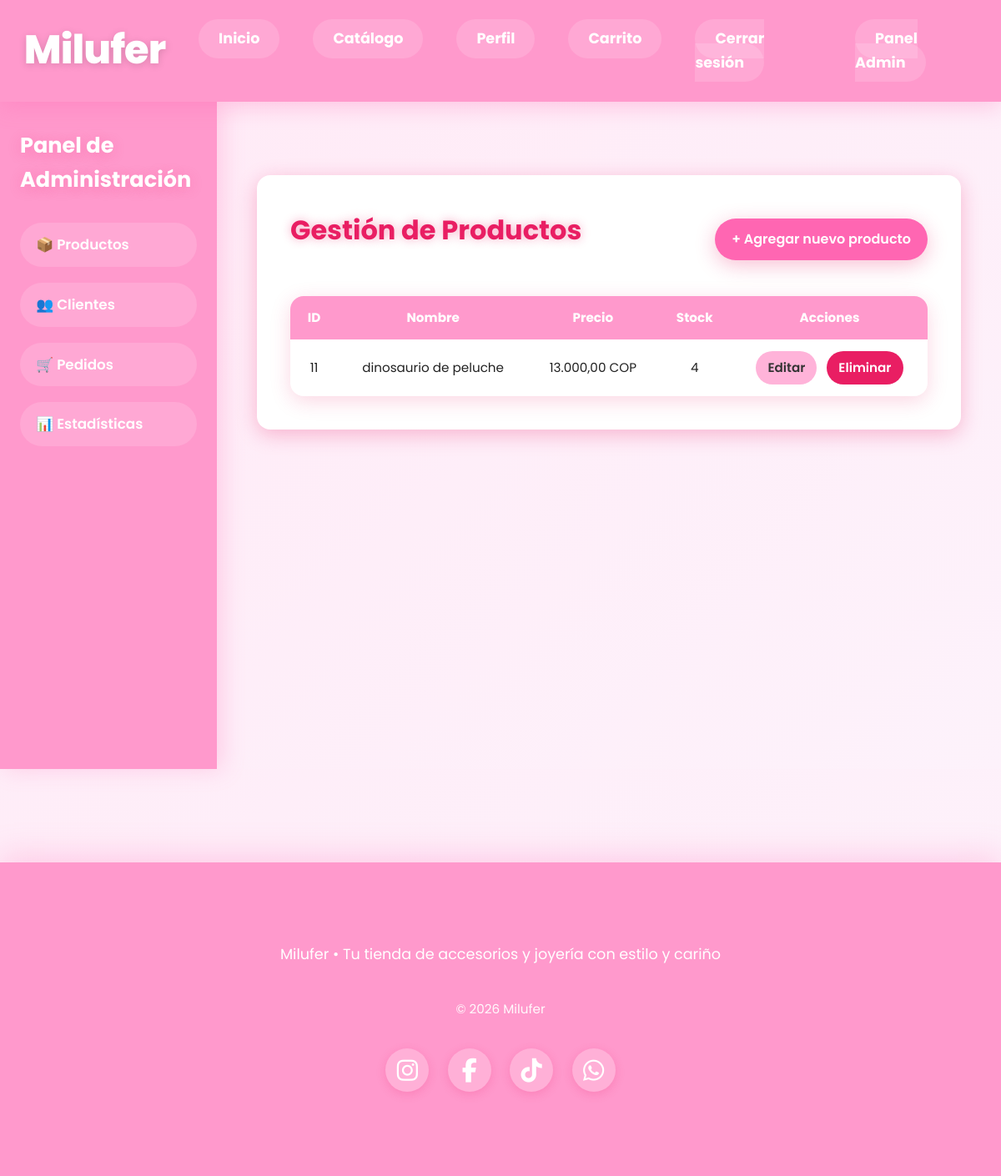
The page /dashboard/productos/ (signed in) on the database its author committed.
### productos/models.py (models this page shows, shortened)
class Producto(models.Model):
    categoria = models.ForeignKey(Categoria, on_delete=models.PROTECT, related_name="productos")
    nombre = models.CharField(max_length=200)
    descripcion = models.TextField(blank=True, null=True)
    precio = models.DecimalField(max_digits=10, decimal_places=2)
    stock = models.PositiveIntegerField(default=0)
    imagen = models.ImageField(upload_to="productos/", blank=True, null=True)
    activo = models.BooleanField(default=True)
    creado = models.DateTimeField(auto_now_add=True)
    actualizado = models.DateTimeField(auto_now=True)
    class Meta:
        verbose_name = "Producto"
        verbose_name_plural = "Productos"

### dashboard/views.py (the view)
# urls.py: path("productos/", views.productos_view, name="productos"),
@superuser_required
def productos_view(request):
    productos = Producto.objects.all()
    return render(request, "dashboard/productos.html", {"productos": productos})

### dashboard/views.py (called while the page is built)
def superuser_required(view_func):
    return user_passes_test(lambda u: u.is_superuser)(view_func)

### templates/dashboard/productos.html (shortened to what this page needs)
{% extends 'dashboard/dashboard.html' %}
{% load static %}
{% load humanize %}
{% block dashboard_content %}
<link rel="stylesheet" href="{% static 'css/dashboard/productos.css' %}">
<div class="contenedor-gestion">
    <div class="encabezado-seccion">
        <h1>Gestión de Productos</h1>
        <a href="{% url 'dashboard:admin_agregar_producto' %}" class="boton-agregar">
            + Agregar nuevo producto
        </a>
    </div>
    {% if productos %}
        <table class="tabla-productos">
            <thead>
                <tr>
                    <th>ID</th>
                    <th>Nombre</th>
                    <th>Precio</th>
                    <th>Stock</th>
                    <th>Acciones</th>
                </tr>
            </thead>
            <tbody>
                {% for producto in productos %}
                    <tr>
                        <td>{{ producto.id }}</td>
                        <td>{{ producto.nombre }}</td>
                        <td>{{ producto.precio|intcomma }} COP</td>
                        <td>
                            {% if producto.stock > 0 %}
                                {{ producto.stock }}
                            {% else %}
                                <span class="sin-stock">Agotado</span>
                            {% endif %}
                        </td>
                        <td class="acciones">
                            <a href="{% url 'dashboard:admin_editar_producto' producto.id %}"
                               class="boton-editar">Editar</a>
                            <a href="{% url 'dashboard:admin_eliminar_producto' producto.id %}"
                               class="boton-eliminar"
                               onclick="return confirm('¿Realmente quieres eliminar este producto?');">
                               Eliminar
                            </a>
                        </td>
                    </tr>
                {% endfor %}
            </tbody>
        </table>
    {% endif %}
</div>
{% endblock %}

### static/css/home.css (style rules this page uses)
:root { --pink-hot: #ff66b2; --pink-deep: #e91e63; --pink-medium: #ff99cc; --pink-border: #ffb3d9; --pink-bg-start: #ffeaf6; --pink-bg-end: #fdf2fb; --pink-glow: #ffccdd; --text-pink: #d63384; --text-dark: #222; --white: #ffffff; --radius-pill: 9999px; --radius-md: 16px; --transition-pop: all 0.32s cubic-bezier(0.4, 0, 0.2, 1); --transition-fast: all 0.18s ease-out; --shadow-glow: 0 6px 24px rgba(233, 30, 99, 0.28); --shadow-hover: 0 12px 36px rgba(233, 30, 99, 0.38); --glow-text: 0 3px 16px rgba(233, 30, 99, 0.22); }
* { margin: 0; padding: 0; box-sizing: border-box; }
body { font-family: 'Poppins', system-ui, sans-serif; background: linear-gradient(135deg, var(--pink-bg-start) 0%, var(--pink-bg-end) 100%); color: var(--text-dark); line-height: 1.6; min-height: 100vh; }

### static/css/dashboard/dashboard.css (style rules this page uses)
.dashboard-contenido h1 { font-size: 2.4rem; font-weight: 700; color: var(--pink-deep); margin-bottom: 1.5rem; text-shadow: var(--glow-text); }

### static/css/dashboard/productos.css (style rules this page uses)
.contenedor-gestion { background: #fff; border-radius: 16px; padding: 40px; box-shadow: 0 6px 24px rgba(233, 30, 99, 0.28); margin: 40px auto; max-width: 1200px; transition: all 0.32s cubic-bezier(0.4, 0, 0.2, 1); }
.encabezado-seccion { display: flex; justify-content: space-between; align-items: center; margin-bottom: 30px; }
.encabezado-seccion h1 { font-size: 2rem; font-weight: 700; color: #e91e63; text-shadow: 0 0 12px rgba(233, 30, 99, 0.38); }
.boton-agregar { background: #ff66b2; color: #fff; font-weight: 600; padding: 12px 20px; border-radius: 9999px; text-decoration: none; transition: all 0.32s cubic-bezier(0.4, 0, 0.2, 1); box-shadow: 0 6px 24px rgba(233, 30, 99, 0.28); }
.tabla-productos { width: 100%; border-collapse: collapse; border-radius: 16px; overflow: hidden; box-shadow: 0 6px 24px rgba(233, 30, 99, 0.18); }
.tabla-productos thead { background: #ff99cc; color: #fff; }
.tabla-productos th, .tabla-productos td { padding: 14px 18px; text-align: center; font-size: 0.95rem; }
.acciones { display: flex; justify-content: center; gap: 12px; }
.boton-editar, .boton-eliminar { padding: 8px 14px; border-radius: 9999px; font-weight: 600; text-decoration: none; transition: all 0.32s cubic-bezier(0.4, 0, 0.2, 1); }
.boton-editar { background: #ffb3d9; color: #333; }
.boton-eliminar { background: #e91e63; color: #fff; }

### rows shown on the page
Producto: id "11", nombre "dinosaurio de peluche", precio "13.000,00", stock "4"
